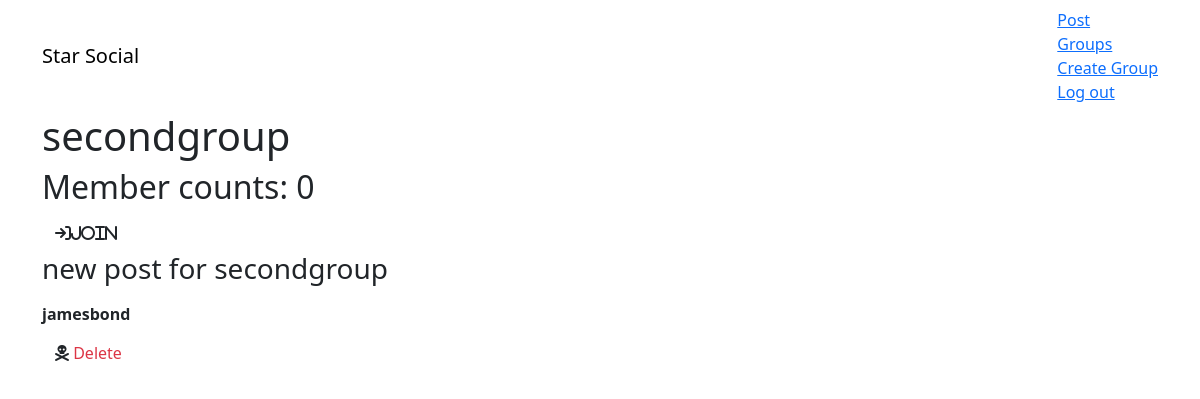
Page /group/posts/in/secondgroup (signed in) on the earlier database version.
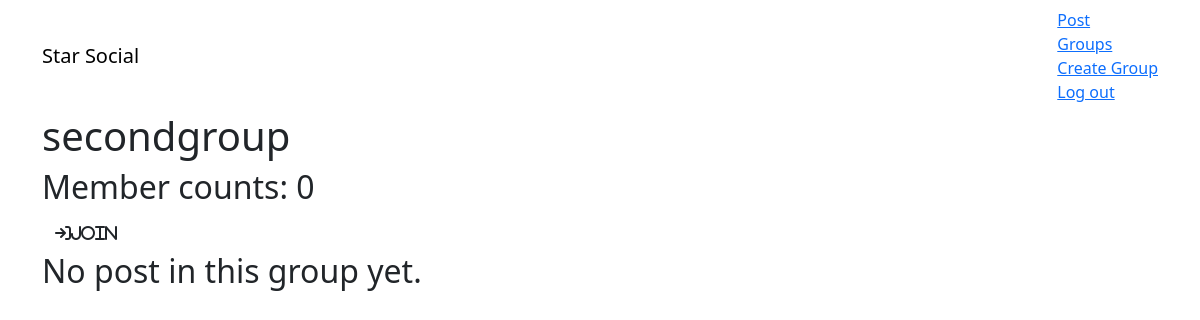
Same page on the later database version.
### posts/models.py (models this page shows, shortened)
class Post(models.Model):
    user = models.ForeignKey(User, related_name="posts", on_delete=models.CASCADE)
    created_at = models.DateTimeField(auto_now=True)
    message = models.TextField()
    message_html = models.TextField(editable=False)
    group = models.ForeignKey(Group, related_name="posts", null=True, blank=True, on_delete=models.PROTECT)
    class Meta:
        ordering = ["-created_at"]
        unique_together = ["user", "message" ]

### group/views.py (the view)
# urls.py: path('posts/in/<slug:slug>', views.SingleGroup.as_view(), name="single"),
class SingleGroup(generic.DetailView):
    model = Group

### group/templates/group/group_detail.html
{% extends "group/group_base.html" %}
{% block pregroup %}
  <h1>{{ group.name }}</h1>
  <h2>Member counts: {{ group.members.count }}</h2>
  <div class="content">
    {% if user in group.members.all %}
      <a href="{% url 'group:leave' slug=group.slug %}" class="btn btn-lg btn-fill warning"><i class="fa-solid fa-arrow-right-from-bracket">Leave</i></a>
    {% else %}
      <a href="{% url 'group:join' slug=group.slug %}" class="btn btn-large btn-fill warning"><i class="fa-solid fa-arrow-right-to-bracket">Join</i></a>
    {% endif %}
  </div>
{% endblock %}
{% block group_content %}
  <div class="col-md-8">
    {% if group.posts.count == 0 %}
      <h2>No post in this group yet.</h2>
    {% else %}
      {% for post in group.posts.all %}
        {% include "posts/_post.html" %}
      {% endfor %}
    {% endif %}
  </div>
{% endblock group_content %}

### posts/templates/posts/_post.html (shortened to what this page needs)
<div class="post media">
  <h3>{{ post.message_html|safe }}</h3>
  <div class="media-body">
    <strong>{{ post.user.username }}</strong>
    <div class="media-footer">
        {% if user.is_authenticated and post.user == user %}
          <a href="{% url 'posts:delete' pk=post.pk %}" title="delete" class="btn btn-simple">
            <i class="fa-solid fa-skull-crossbones" aria-hidden="true"></i>
            <span class="text-danger icon-label">Delete</span>
          </a>
        {% endif %}
    </div>
  </div>
</div>

Differences in the rows shown:
removed Post: message_html "new post for secondgroup", user.username "jamesbond", shows "Delete"
Other differences:
text now shown: "No post in this group yet."
